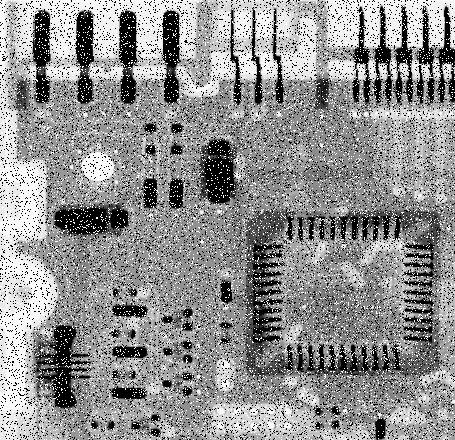
#> input picture pdi/Fig3.37(a).jpg, 455 x 440 px
$ python generate_project6.py
#> lines starting #> are read from the running program, lines starting #| are printed output that depends on the picture
"""
generate_project6.py
Project #6 – twodSFilter & medianSFilter  |  PDI – UFAM 2026

Python implementation of both filters (mirrors the MATLAB .m functions),
applies them to Fig3.37(a).jpg, and saves all output images for the report.
"""

import numpy as np
import matplotlib
matplotlib.use('Agg')
import matplotlib.pyplot as plt
from pathlib import Path
from PIL import Image
import sys
sys.path.insert(0, str(Path(__file__).parent.parent))


# ---------------------------------------------------------------------------
# Utility: replicate padding  (from Project #4)
# ---------------------------------------------------------------------------

def imagePad4e(f, r, c, padtype='zeros'):
    if padtype not in ('zeros', 'replicate'):
        raise ValueError("padtype must be 'zeros' or 'replicate'.")
    squeeze = f.ndim == 2
    if squeeze:
        f = f[:, :, np.newaxis]
    M, N, ch = f.shape
    g = np.zeros((M + 2*r, N + 2*c, ch), dtype=f.dtype)
    g[r:r+M, c:c+N, :] = f
    if padtype == 'replicate':
        g[:r,      c:c+N, :] = np.tile(f[0:1,   :,  :], (r, 1, 1))
        g[r+M:,    c:c+N, :] = np.tile(f[-1:,   :,  :], (r, 1, 1))
        g[r:r+M,   :c,    :] = np.tile(f[:,  0:1,   :], (1, c, 1))
        g[r:r+M,   c+N:,  :] = np.tile(f[:, -1:,    :], (1, c, 1))
        g[:r,      :c,    :] = f[0,   0,  :]
        g[:r,      c+N:,  :] = f[0,  -1,  :]
        g[r+M:,    :c,    :] = f[-1,  0,  :]
        g[r+M:,    c+N:,  :] = f[-1, -1,  :]
    return g[:, :, 0] if squeeze else g


# ---------------------------------------------------------------------------
# twodSFilter  –  2-D spatial linear filtering
# ---------------------------------------------------------------------------

def twodSFilter(f, w):
    """
    2-D spatial filtering (correlation) with replicate padding.

    Parameters
    ----------
    f : ndarray  Input image (H x W or H x W x C), any dtype.
    w : ndarray  Filter kernel (Kh x Kw), will be normalised to sum=1.

    Returns
    -------
    g : ndarray  float64 in [0,1], same spatial size as f.
    """
    # Scale to [0,1]
    f_d = f.astype(np.float64)
    fmax = f_d.max()
    if fmax > 0:
        f_d /= fmax

    # Handle colour images
    if f_d.ndim == 3:
        return np.stack([twodSFilter(f_d[:, :, ch], w)
                         for ch in range(f_d.shape[2])], axis=2)

    Kh, Kw = w.shape
    r, c = Kh // 2, Kw // 2

    # Replicate padding
    fp = imagePad4e(f_d, r, c, 'replicate').astype(np.float64)

    # Normalise kernel
    w_norm = w.astype(np.float64) / w.sum()

    # 2-D correlation using scipy
    from scipy.signal import correlate2d
    g = correlate2d(fp, w_norm, mode='valid')

    return np.clip(g, 0.0, 1.0)


# ---------------------------------------------------------------------------
# medianSFilter  –  2-D spatial median filtering
# ---------------------------------------------------------------------------

def medianSFilter(f, w):
    """
    2-D median filtering with replicate padding.

    Parameters
    ----------
    f : ndarray  Input image (H x W), any dtype.
    w : int      Neighbourhood size (odd), e.g. 3 → 3x3 window.

    Returns
    -------
    g : ndarray  float64 in [0,1], same spatial size as f.
    """
    # Scale to [0,1]
    f_d = f.astype(np.float64)
    fmax = f_d.max()
    if fmax > 0:
        f_d /= fmax

    if f_d.ndim == 3:
        return np.stack([medianSFilter(f_d[:, :, ch], w)
                         for ch in range(f_d.shape[2])], axis=2)

    M, N = f_d.shape
    r = w // 2
    fp = imagePad4e(f_d, r, r, 'replicate').astype(np.float64)

    g = np.zeros((M, N), dtype=np.float64)
    for i in range(M):
        for j in range(N):
            patch = fp[i:i+w, j:j+w]
            g[i, j] = np.median(patch)

    return np.clip(g, 0.0, 1.0)


# ---------------------------------------------------------------------------
# Main
# ---------------------------------------------------------------------------

def main():
    out = Path('images')
    out.mkdir(exist_ok=True)

    # Load image
    img_path = Path('..') / 'Fig3.37(a).jpg'
    f = np.array(Image.open(img_path).convert('L'))
#> f is the input picture: shape (440, 455); min 0, max 255, mean 144.1
    print(f'Loaded {img_path}  shape={f.shape}')
#| Loaded ../Fig3.37(a).jpg  shape=(440, 455)
    Image.fromarray(f).save(out / 'original.png')

    # --- Averaging filter (low-pass) ----------------------------------------
    avg_results = {}
    for n in [3, 11, 21]:
        w = np.ones((n, n))
        print(f'  twodSFilter {n}x{n} ...', end='', flush=True)
        g = twodSFilter(f, w)
        avg_results[n] = g
        img_out = (g * 255).astype(np.uint8)
        Image.fromarray(img_out).save(out / f'avg_{n}x{n}.png')
        print(' done')
#> this loop made 3 passes
#> pass 1, in twodSFilter, `fp = imagePad4e(f_d, r, c, 'replicate').astype(np.float64)`:
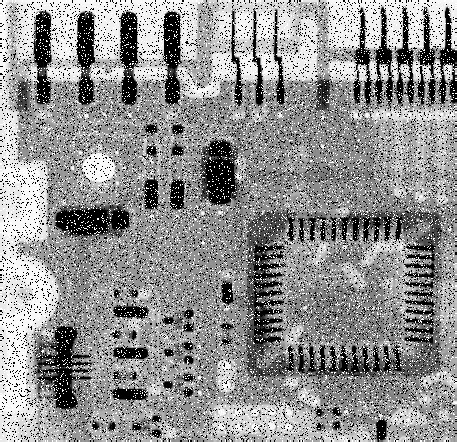
#> fp: shape (442, 457) float64; min 0, max 1, mean 0.566
#> pass 1, in twodSFilter, `g = correlate2d(fp, w_norm, mode='valid')`:
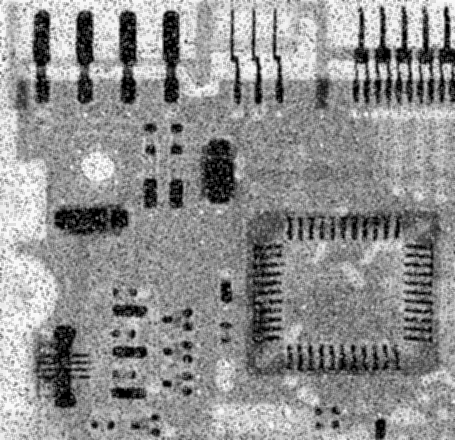
#> g: shape (440, 455) float64; min 0, max 0.993, mean 0.565
#> after the loop:
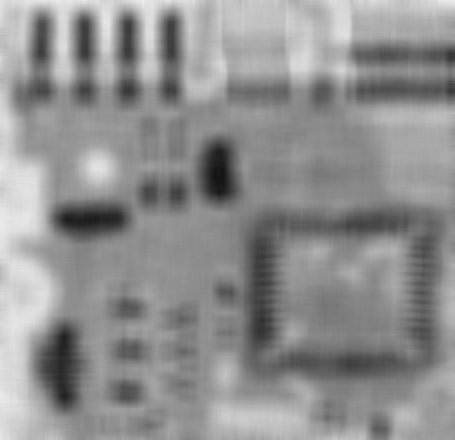
#> img_out: shape (440, 455); min 18, max 237, mean 143.6
#> after the loop, avg_results = 3 items

    # --- Median filter -------------------------------------------------------
    print('  medianSFilter 3x3 ...', end='', flush=True)
    g_med = medianSFilter(f, 3)
#> in medianSFilter, `fmax = f_d.max()`: fmax = 255
#> in imagePad4e (call 4), `g[:r,      :c,    :] = f[0,   0,  :]`: g: shape (442, 457, 1) float64; min 0, max 1, mean 0.566
#> in imagePad4e (call 4), `g[:r,      c+N:,  :] = f[0,  -1,  :]`: g: shape (442, 457, 1) float64; min 0, max 1, mean 0.566
#> in imagePad4e (call 4), `g[r+M:,    :c,    :] = f[-1,  0,  :]`: g: shape (442, 457, 1) float64; min 0, max 1, mean 0.566
#> after the loop in medianSFilter, `for i in range(M):`:
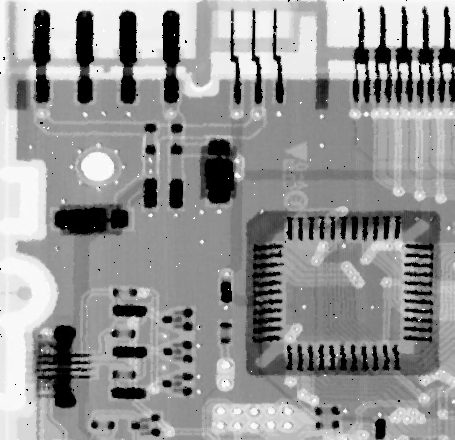
#> g: shape (440, 455) float64; min 0, max 1, mean 0.581
    img_med = (g_med * 255).astype(np.uint8)
    Image.fromarray(img_med).save(out / 'median_3x3.png')
    print(' done')

    # --- Figure 1: averaging comparison (1 row, 4 cols) ---------------------
    fig, axes = plt.subplots(1, 4, figsize=(16, 4.5))
    titles = ['(a) Original\n455×440',
              '(b) Avg 3×3',
              '(c) Avg 11×11',
              '(d) Avg 21×21']
    imgs = [f.astype(np.float64)/255,
            avg_results[3], avg_results[11], avg_results[21]]
    for ax, img, title in zip(axes, imgs, titles):
        ax.imshow(img, cmap='gray', vmin=0, vmax=1)
        ax.set_title(title, fontsize=11)
        ax.axis('off')
#> this loop made 4 passes
#> title on passes 2 to 4: '(b) Avg 3×3', '(c) Avg 11×11', '(d) Avg 21×21'
    fig.suptitle('twodSFilter — Averaging (Low-Pass) Filter on Fig 3.37(a)',
                 fontsize=12, fontweight='bold')
    fig.tight_layout()
    fig.savefig(out / 'comparison_lowpass.png', dpi=150, bbox_inches='tight')
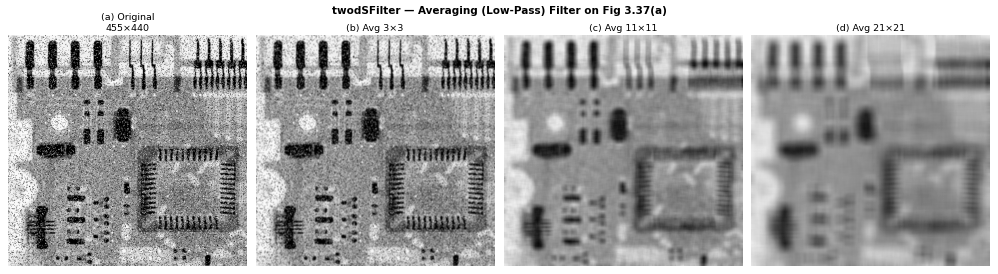
#> figure drawn by matplotlib, 4 panels
    plt.close(fig)

    # --- Figure 2: median comparison ----------------------------------------
    fig2, axes2 = plt.subplots(1, 2, figsize=(10, 4.5))
    for ax, img, title in zip(axes2,
                               [f.astype(np.float64)/255, g_med],
                               ['(a) Original', '(b) Median 3×3']):
        ax.imshow(img, cmap='gray', vmin=0, vmax=1)
        ax.set_title(title, fontsize=12)
        ax.axis('off')
#> this loop made 2 passes
#> title on passes 1 to 2: '(a) Original', '(b) Median 3×3'
    fig2.suptitle('medianSFilter — Median Filter (3×3) on Fig 3.37(a)',
                  fontsize=12, fontweight='bold')
    fig2.tight_layout()
    fig2.savefig(out / 'comparison_median.png', dpi=150, bbox_inches='tight')
    plt.close(fig2)

    # --- Figure 3: side-by-side all five results ----------------------------
    fig3, axes3 = plt.subplots(1, 5, figsize=(20, 4.5))
    all_imgs  = [f.astype(np.float64)/255,
                 avg_results[3], avg_results[11], avg_results[21], g_med]
    all_titles = ['Original',
                  'Avg 3×3', 'Avg 11×11', 'Avg 21×21',
                  'Median 3×3']
    for ax, img, title in zip(axes3, all_imgs, all_titles):
        ax.imshow(img, cmap='gray', vmin=0, vmax=1)
        ax.set_title(title, fontsize=10)
        ax.axis('off')
#> this loop made 5 passes
    fig3.suptitle('Project #6 – All Results: Fig 3.37(a)',
                  fontsize=12, fontweight='bold')
    fig3.tight_layout()
    fig3.savefig(out / 'all_results.png', dpi=150, bbox_inches='tight')
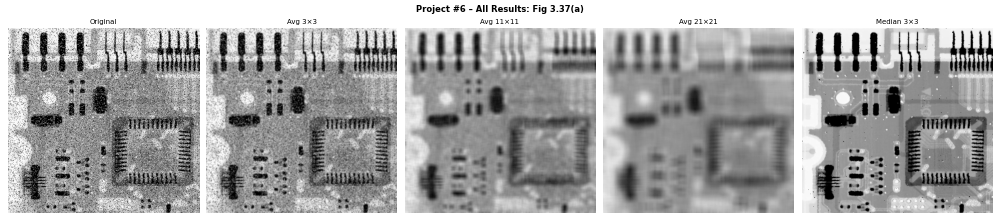
#> figure drawn by matplotlib, 5 panels
    plt.close(fig3)

    # --- Figure 4: intensity profile (horizontal slice at row mid) ----------
    row = f.shape[0] // 2
#> row = 220
    fig4, axes4 = plt.subplots(1, 3, figsize=(15, 3.5))
    cols_labels = [('Avg 3×3',  avg_results[3],  'tab:blue'),
                   ('Avg 11×11', avg_results[11], 'tab:orange'),
                   ('Avg 21×21', avg_results[21], 'tab:green')]
    for ax, (lbl, result, color) in zip(axes4, cols_labels):
        ax.plot(f[row, :].astype(np.float64)/255,
                color='gray', linewidth=0.8, label='Original', alpha=0.7)
        ax.plot(result[row, :], color=color, linewidth=1.2, label=lbl)
        ax.set_title(f'Profile row {row} – {lbl}', fontsize=10)
        ax.set_xlabel('Column'); ax.set_ylabel('Intensity [0,1]')
        ax.legend(fontsize=8); ax.set_ylim(-0.05, 1.05)
        ax.grid(True, alpha=0.3)
#> this loop made 3 passes
    fig4.suptitle('Horizontal intensity profiles – averaging filters',
                  fontsize=11, fontweight='bold')
    fig4.tight_layout()
    fig4.savefig(out / 'profiles.png', dpi=150, bbox_inches='tight')
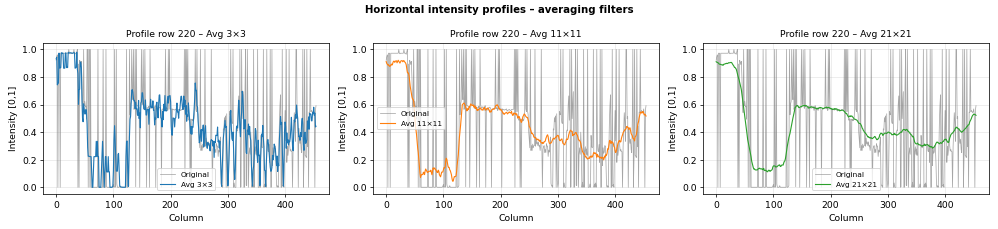
#> figure drawn by matplotlib, 3 panels; panel 1: curve peaks at x = 22, y = 1; panel 1: curve peaks at x = 36, y = 0.98; panel 2: curve peaks at x = 22, y = 1; panel 2: curve peaks at x = 21, y = 0.922
    plt.close(fig4)

    print(f'\nAll images saved to {out}/')


if __name__ == '__main__':
    main()
